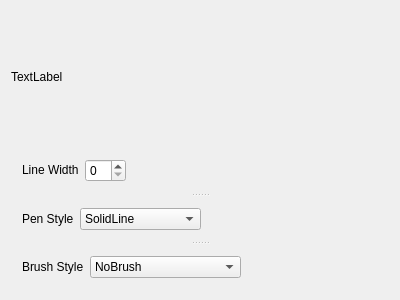
<?xml version="1.0" encoding="UTF-8"?>
<ui version="4.0">
 <class>Widget</class>
 <widget class="QWidget" name="Widget">
  <property name="geometry">
   <rect>
    <x>0</x>
    <y>0</y>
    <width>400</width>
    <height>300</height>
   </rect>
  </property>
  <property name="windowTitle">
   <string>Widget</string>
  </property>
  <layout class="QGridLayout" name="gridLayout">
   <item row="0" column="0">
    <widget class="QLabel" name="label">
     <property name="sizePolicy">
      <sizepolicy hsizetype="Expanding" vsizetype="Expanding">
       <horstretch>0</horstretch>
       <verstretch>0</verstretch>
      </sizepolicy>
     </property>
     <property name="text">
      <string>TextLabel</string>
     </property>
    </widget>
   </item>
   <item row="1" column="0">
    <widget class="QSplitter" name="splitter">
     <property name="orientation">
      <enum>Qt::Vertical</enum>
     </property>
     <widget class="QWidget" name="">
      <layout class="QHBoxLayout" name="horizontalLayout">
       <item>
        <widget class="QLabel" name="label_2">
         <property name="sizePolicy">
          <sizepolicy hsizetype="Fixed" vsizetype="Fixed">
           <horstretch>0</horstretch>
           <verstretch>0</verstretch>
          </sizepolicy>
         </property>
         <property name="text">
          <string>Line Width</string>
         </property>
        </widget>
       </item>
       <item>
        <widget class="QSpinBox" name="spinBox">
         <property name="sizePolicy">
          <sizepolicy hsizetype="Preferred" vsizetype="Fixed">
           <horstretch>0</horstretch>
           <verstretch>0</verstretch>
          </sizepolicy>
         </property>
        </widget>
       </item>
       <item>
        <spacer name="horizontalSpacer">
         <property name="orientation">
          <enum>Qt::Horizontal</enum>
         </property>
         <property name="sizeHint" stdset="0">
          <size>
           <width>40</width>
           <height>20</height>
          </size>
         </property>
        </spacer>
       </item>
      </layout>
     </widget>
     <widget class="QWidget" name="">
      <layout class="QHBoxLayout" name="horizontalLayout_2">
       <item>
        <widget class="QLabel" name="label_3">
         <property name="sizePolicy">
          <sizepolicy hsizetype="Fixed" vsizetype="Fixed">
           <horstretch>0</horstretch>
           <verstretch>0</verstretch>
          </sizepolicy>
         </property>
         <property name="text">
          <string>Pen Style</string>
         </property>
        </widget>
       </item>
       <item>
        <widget class="QComboBox" name="comboBox">
         <item>
          <property name="text">
           <string>SolidLine</string>
          </property>
         </item>
         <item>
          <property name="text">
           <string>DashLine</string>
          </property>
         </item>
         <item>
          <property name="text">
           <string>DotLine</string>
          </property>
         </item>
         <item>
          <property name="text">
           <string>DashDotLine</string>
          </property>
         </item>
         <item>
          <property name="text">
           <string>DashDotDotLine</string>
          </property>
         </item>
        </widget>
       </item>
       <item>
        <spacer name="horizontalSpacer_2">
         <property name="orientation">
          <enum>Qt::Horizontal</enum>
         </property>
         <property name="sizeHint" stdset="0">
          <size>
           <width>40</width>
           <height>20</height>
          </size>
         </property>
        </spacer>
       </item>
      </layout>
     </widget>
     <widget class="QWidget" name="">
      <layout class="QHBoxLayout" name="horizontalLayout_3">
       <item>
        <widget class="QLabel" name="label_4">
         <property name="sizePolicy">
          <sizepolicy hsizetype="Fixed" vsizetype="Fixed">
           <horstretch>0</horstretch>
           <verstretch>0</verstretch>
          </sizepolicy>
         </property>
         <property name="text">
          <string>Brush Style</string>
         </property>
        </widget>
       </item>
       <item>
        <widget class="QComboBox" name="comboBox_2">
         <item>
          <property name="text">
           <string>NoBrush</string>
          </property>
         </item>
         <item>
          <property name="text">
           <string>SolidPattern</string>
          </property>
         </item>
         <item>
          <property name="text">
           <string>LinearGradientPattern</string>
          </property>
         </item>
         <item>
          <property name="text">
           <string>RadialGradientPattern</string>
          </property>
         </item>
         <item>
          <property name="text">
           <string>TexturePattern</string>
          </property>
         </item>
        </widget>
       </item>
       <item>
        <spacer name="horizontalSpacer_3">
         <property name="orientation">
          <enum>Qt::Horizontal</enum>
         </property>
         <property name="sizeHint" stdset="0">
          <size>
           <width>40</width>
           <height>20</height>
          </size>
         </property>
        </spacer>
       </item>
      </layout>
     </widget>
    </widget>
   </item>
  </layout>
 </widget>
 <layoutdefault spacing="6" margin="11"/>
 <resources/>
 <connections/>
</ui>
